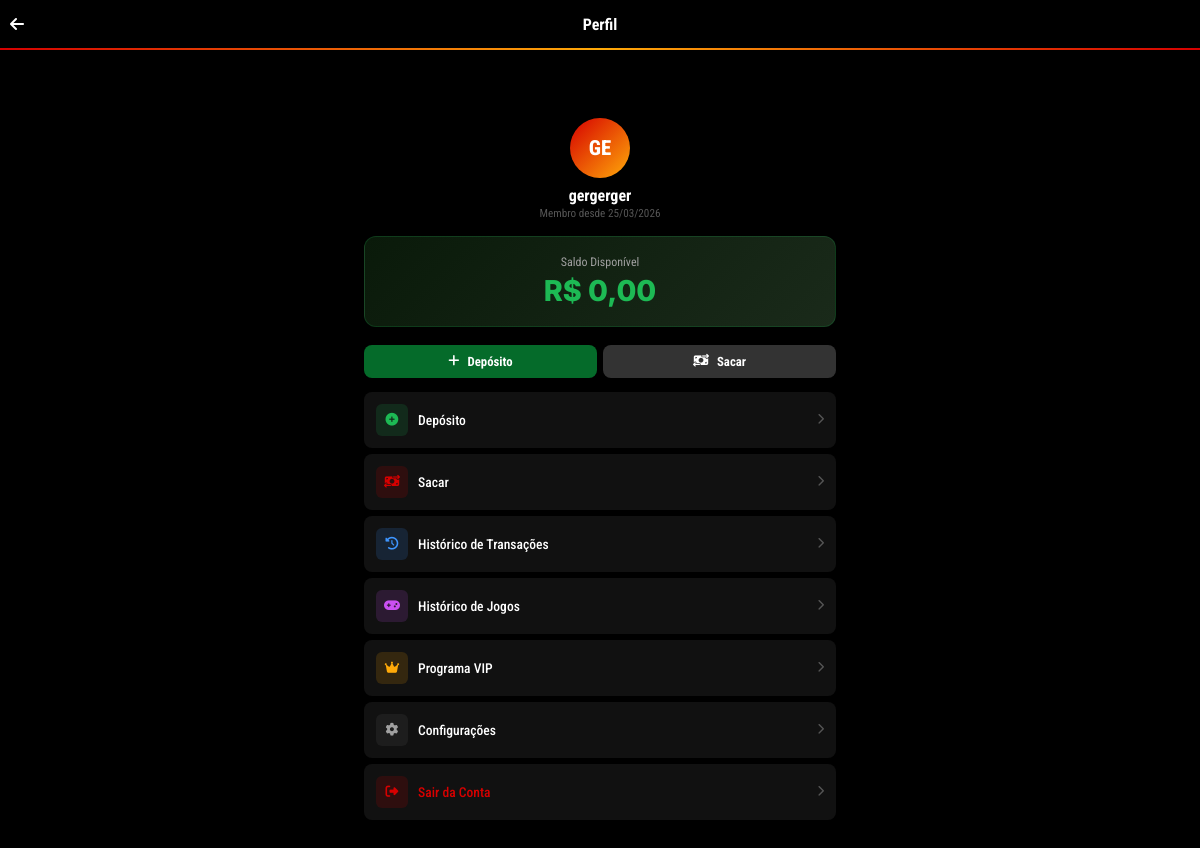
The app's page /profile.php (signed in) with its own data.
### tables this page shows
CREATE TABLE users (
        id INTEGER PRIMARY KEY AUTOINCREMENT,
        username TEXT UNIQUE NOT NULL,
        email TEXT,
        phone TEXT,
        password TEXT NOT NULL,
        balance REAL DEFAULT 0.00,
        avatar TEXT DEFAULT '',
        lang TEXT DEFAULT 'pt',
        first_deposit_done INTEGER DEFAULT 0,
        lang_bonus_claimed INTEGER DEFAULT 0,
        created_at DATETIME DEFAULT CURRENT_TIMESTAMP
    );

### config.php (called while the page is built, shortened)
<?php
function getDB() {
    static $pdo = null;
    if ($pdo !== null) return $pdo;
    $pdo = new PDO('sqlite:' . DB_PATH);
    $pdo->setAttribute(PDO::ATTR_ERRMODE, PDO::ERRMODE_EXCEPTION);
    $pdo->setAttribute(PDO::ATTR_DEFAULT_FETCH_MODE, PDO::FETCH_ASSOC);
    $pdo->exec("CREATE TABLE IF NOT EXISTS users (
        id INTEGER PRIMARY KEY AUTOINCREMENT,
        username TEXT UNIQUE NOT NULL,
        email TEXT,
        phone TEXT,
        password TEXT NOT NULL,
        balance REAL DEFAULT 0.00,
        avatar TEXT DEFAULT '',
        lang TEXT DEFAULT 'pt',
        first_deposit_done INTEGER DEFAULT 0,
        lang_bonus_claimed INTEGER DEFAULT 0,
        created_at DATETIME DEFAULT CURRENT_TIMESTAMP
    )");
    $pdo->exec("CREATE TABLE IF NOT EXISTS games (
        id INTEGER PRIMARY KEY AUTOINCREMENT,
        name TEXT NOT NULL,
        category_id INTEGER DEFAULT 0,
        provider TEXT DEFAULT 'PG Soft',
        image TEXT DEFAULT '',
        image_url TEXT DEFAULT '',
        is_hot INTEGER DEFAULT 0,
        is_new INTEGER DEFAULT 0,
        sort_order INTEGER DEFAULT 0
    )");
    $pdo->exec("CREATE TABLE IF NOT EXISTS transactions (
        id INTEGER PRIMARY KEY AUTOINCREMENT,
        user_id INTEGER NOT NULL,
        type TEXT NOT NULL,
        amount REAL NOT NULL,
        status TEXT DEFAULT 'pending',
        pix_type TEXT,
        pix_key TEXT,
        full_name TEXT,
        cpf TEXT,
        mp_preference_id TEXT,
        mp_payment_id TEXT,
        created_at DATETIME DEFAULT CURRENT_TIMESTAMP
    )");
    try { $pdo->exec("ALTER TABLE users ADD COLUMN lang TEXT DEFAULT 'pt'"); } catch(Exception $e) {}
    try { $pdo->exec("ALTER TABLE users ADD COLUMN first_deposit_done INTEGER DEFAULT 0"); } catch(Exception $e) {}
    try { $pdo->exec("ALTER TABLE users ADD COLUMN lang_bonus_claimed INTEGER DEFAULT 0"); } catch(Exception $e) {}
    try { $pdo->exec("ALTER TABLE games ADD COLUMN image_url TEXT DEFAULT ''"); } catch(Exception $e) {}
    try { $pdo->exec("ALTER TABLE transactions ADD COLUMN full_name TEXT"); } catch(Exception $e) {}
    try { $pdo->exec("ALTER TABLE transactions ADD COLUMN cpf TEXT"); } catch(Exception $e) {}
    return $pdo;
}
function getCurrentUser() {
    $db = getDB();
    $stmt = $db->prepare("SELECT * FROM users WHERE id = :id");
    $stmt->execute([':id' => $_SESSION['user_id']]);
    return $stmt->fetch();
}
function getLang() {
    $user = getCurrentUser();
    if ($user && !empty($user['lang'])) return $user['lang'];
    return 'it';
}
function t($key) {
    static $translations = null;
    $lang = getLang();
    return $translations[$lang][$key] ?? $translations['it'][$key] ?? $key;
}

### profile.php (the view, shortened to what this page needs)
<?php
require_once __DIR__ . '/config.php';
$user = getCurrentUser();
$lang = getLang();
?>
<!DOCTYPE html>
<html lang="<?= $lang ?>">
<head>
    <link rel="stylesheet" href="https://cdnjs.cloudflare.com/ajax/libs/font-awesome/6.5.1/css/all.min.css">
    <link rel="stylesheet" href="/assets/css/style.css">
</head>
<body>
<header class="navbar-top">
    <div class="navbar-left">
        <a href="/" style="color:#fff;font-size:1rem;"><i class="fa-solid fa-arrow-left"></i></a>
    </div>
    <div class="navbar-center"><span style="font-weight:700;font-size:1rem;"><?= t('profile') ?></span></div>
</header>
<div class="red-separator"></div>
<div class="page-wrapper">
    <div class="profile-header">
        <div class="profile-avatar"><?= strtoupper(substr($user['username'], 0, 2)) ?></div>
        <div class="profile-name"><?= htmlspecialchars($user['username']) ?></div>
        <div class="profile-since"><?= t('member_since') ?> <?= date('d/m/Y', strtotime($user['created_at'])) ?></div>
    </div>
    <div class="balance-card">
        <div class="balance-label"><?= t('available_balance') ?></div>
        <div class="balance-amount">R$ <?= number_format($user['balance'], 2, ',', '.') ?></div>
    </div>
    <div class="profile-actions">
        <a href="/deposit.php" class="btn btn-deposit-profile"><i class="fa-solid fa-plus"></i> <?= t('deposit') ?></a>
        <a href="/withdraw.php" class="btn btn-withdraw-profile"><i class="fa-solid fa-money-bill-transfer"></i> <?= t('withdraw') ?></a>
    </div>
    <div class="profile-menu">
        <a href="/deposit.php" class="profile-menu-item">
            <div class="profile-menu-icon" style="background:rgba(29,185,84,0.15);color:var(--color-green);"><i class="fa-solid fa-plus-circle"></i></div>
            <span class="profile-menu-text"><?= t('deposit') ?></span>
            <i class="fa-solid fa-chevron-right arrow"></i>
        </a>
        <a href="/withdraw.php" class="profile-menu-item">
            <div class="profile-menu-icon" style="background:rgba(214,0,0,0.15);color:var(--color-red);"><i class="fa-solid fa-money-bill-transfer"></i></div>
            <span class="profile-menu-text"><?= t('withdraw') ?></span>
            <i class="fa-solid fa-chevron-right arrow"></i>
        </a>
        <div class="profile-menu-item">
            <div class="profile-menu-icon" style="background:rgba(62,149,254,0.15);color:#3E95FE;"><i class="fa-solid fa-clock-rotate-left"></i></div>
            <span class="profile-menu-text"><?= t('transaction_history') ?></span>
            <i class="fa-solid fa-chevron-right arrow"></i>
        </div>
        <div class="profile-menu-item">
            <div class="profile-menu-icon" style="background:rgba(202,80,243,0.15);color:#ca50f3;"><i class="fa-solid fa-gamepad"></i></div>
            <span class="profile-menu-text"><?= t('game_history') ?></span>
            <i class="fa-solid fa-chevron-right arrow"></i>
        </div>
        <div class="profile-menu-item">
            <div class="profile-menu-icon" style="background:rgba(255,170,9,0.15);color:var(--color-gold);"><i class="fa-solid fa-crown"></i></div>
            <span class="profile-menu-text"><?= t('vip_program') ?></span>
            <i class="fa-solid fa-chevron-right arrow"></i>
        </div>
        <div class="profile-menu-item">
            <div class="profile-menu-icon" style="background:rgba(255,255,255,0.05);color:var(--text-secondary);"><i class="fa-solid fa-gear"></i></div>
            <span class="profile-menu-text"><?= t('settings') ?></span>
            <i class="fa-solid fa-chevron-right arrow"></i>
        </div>
        <a href="/auth.php?action=logout" class="profile-menu-item" style="color:var(--color-red);">
            <div class="profile-menu-icon" style="background:rgba(214,0,0,0.15);color:var(--color-red);"><i class="fa-solid fa-right-from-bracket"></i></div>
            <span class="profile-menu-text"><?= t('logout') ?></span>
            <i class="fa-solid fa-chevron-right arrow"></i>
        </a>
    </div>
</div>
</body>
</html>

### assets/css/style.css (style rules this page uses)
:root { --bg-primary: #000000; --bg-secondary: #0a0a0a; --bg-card: #111111; --bg-card-hover: #1a1a1a; --bg-input: #1a1a1a; --bg-modal: #111111; --color-red: #d60000; --color-red-dark: #a00000; --color-gold: #ffaa09; --color-gold-light: #fff0bb; --color-green: #1db954; --color-green-dark: #056B2A; --text-primary: #ffffff; --text-secondary: #a0a0a0; --text-muted: #555; --border-radius: 16px; --border-radius-sm: 10px; --font-primary: 'Roboto Condensed', sans-serif; --font-secondary: 'Inter', sans-serif; --navbar-height: 48px; --bottom-nav-height: 58px; }
* { margin: 0; padding: 0; box-sizing: border-box; }
html { scroll-behavior: smooth; }
body { font-family: var(--font-primary); background: var(--bg-primary); color: var(--text-primary); min-height: 100vh; overflow-x: hidden; -webkit-font-smoothing: antialiased; }
a { text-decoration: none; color: inherit; }
.navbar-top { position: fixed; top: 0; left: 0; right: 0; height: var(--navbar-height); background: #000; display: flex; align-items: center; justify-content: space-between; padding: 0 10px; z-index: 100; }
.navbar-left, .navbar-right { display: flex; align-items: center; gap: 6px; }
.navbar-center { position: absolute; left: 50%; transform: translateX(-50%); }
.red-separator { height: 2px; background: linear-gradient(90deg, var(--color-red), var(--color-gold), var(--color-red)); margin-top: var(--navbar-height); }
.btn { display: inline-flex; align-items: center; justify-content: center; gap: 8px; padding: 10px 18px; border-radius: 8px; font-weight: 700; font-size: 0.85rem; transition: all 0.2s; color: #fff; border: none; cursor: pointer; }
.page-wrapper { padding: calc(var(--navbar-height) + 4px) 14px var(--bottom-nav-height); max-width: 500px; margin: 0 auto; }
.balance-card { background: linear-gradient(135deg, #0a1a0a, #1a2a1a); border: 1px solid rgba(29,185,84,0.2); border-radius: 12px; padding: 18px; margin-bottom: 18px; text-align: center; }
.balance-label { font-size: 0.75rem; color: var(--text-secondary); margin-bottom: 4px; }
.balance-amount { font-size: 1.8rem; font-weight: 800; color: var(--color-green); font-family: var(--font-secondary); }
.profile-header { text-align: center; padding: 16px 0; }
.profile-avatar { width: 60px; height: 60px; border-radius: 50%; background: linear-gradient(135deg, var(--color-red), var(--color-gold)); display: flex; align-items: center; justify-content: center; font-size: 1.3rem; font-weight: 800; margin: 0 auto 8px; color: #fff; }
.profile-name { font-size: 1rem; font-weight: 700; }
.profile-since { font-size: 0.7rem; color: var(--text-muted); margin-top: 2px; }
.profile-actions { display: flex; gap: 6px; margin: 14px 0; }
.profile-actions .btn { flex: 1; padding: 9px; font-size: 0.8rem; }
.btn-deposit-profile { background: var(--color-green-dark); }
.btn-withdraw-profile { background: #333; }
.profile-menu { margin-top: 14px; }
.profile-menu-item { display: flex; align-items: center; gap: 10px; padding: 12px; background: var(--bg-card); border-radius: 8px; margin-bottom: 6px; cursor: pointer; transition: background 0.2s; }
.profile-menu-icon { width: 32px; height: 32px; border-radius: 6px; display: flex; align-items: center; justify-content: center; font-size: 0.8rem; }
.profile-menu-text { flex: 1; font-size: 0.85rem; font-weight: 500; }
.profile-menu-item .arrow { color: var(--text-muted); font-size: 0.7rem; }

### records on screen
users: lang "Perfil", username "GE", username "gergerger", lang "Membro desde", created_at "25/03/2026", lang "Saldo Disponível", balance "0,00", lang "Depósito", lang "Sacar", lang "Histórico de Transações", lang "Histórico de Jogos", lang "Programa VIP", lang "Configurações", lang "Sair da Conta"
